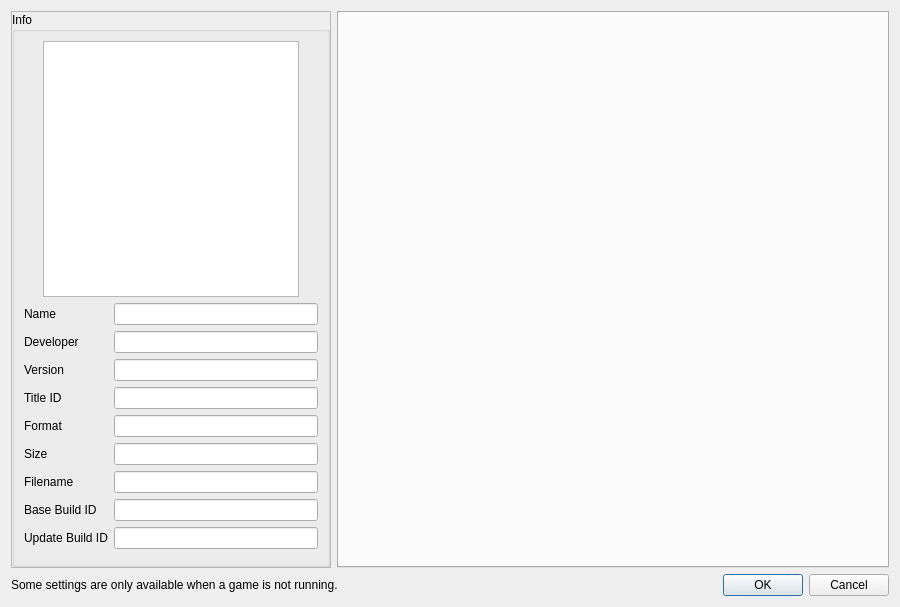
<?xml version="1.0" encoding="UTF-8"?>
<ui version="4.0">
 <class>ConfigurePerGame</class>
 <widget class="QDialog" name="ConfigurePerGame">
  <property name="geometry">
   <rect>
    <x>0</x>
    <y>0</y>
    <width>900</width>
    <height>607</height>
   </rect>
  </property>
  <property name="minimumSize">
   <size>
    <width>900</width>
    <height>0</height>
   </size>
  </property>
  <property name="windowTitle">
   <string>Dialog</string>
  </property>
  <property name="templateStyleSheet" stdset="0">
   <string>QDialog {
    background-color: #2b2b2b;
    color: #ffffff;
    }

    QWidget {
    background-color: #2b2b2b;
    color: #ffffff;
    }

    QStackedWidget {
    background-color: #2b2b2b;
    border: 1px solid #3d3d3d;
    border-radius: 8px;
    margin: 0px;
    padding: 0px;
    }

    QScrollArea {
    background-color: #2b2b2b;
    border: none;
    border-radius: 8px;
    }

    QScrollArea > QWidget > QWidget {
    background-color: #2b2b2b;
    }

    QScrollBar:vertical {
    background-color: #3d3d3d;
    width: 14px;
    border-radius: 7px;
    margin: 2px;
    }

    QScrollBar::handle:vertical {
    background-color: #5d5d5d;
    border-radius: 6px;
    min-height: 30px;
    margin: 1px;
    }

    QScrollBar::handle:vertical:hover {
    background-color: %%ACCENT_COLOR%%;
    }

    QScrollBar::add-line:vertical, QScrollBar::sub-line:vertical {
    border: none;
    background: none;
    height: 0px;
    }

    QScrollBar:horizontal {
    background-color: #3d3d3d;
    height: 14px;
    border-radius: 7px;
    margin: 2px;
    }

    QScrollBar::handle:horizontal {
    background-color: #5d5d5d;
    border-radius: 6px;
    min-width: 30px;
    margin: 1px;
    }

    QScrollBar::handle:horizontal:hover {
    background-color: %%ACCENT_COLOR%%;
    }

    QScrollBar::add-line:horizontal, QScrollBar::sub-line:horizontal {
    border: none;
    background: none;
    width: 0px;
    }

    QPushButton.tabButton {
    background-color: #383838;
    color: #ffffff;
    padding: 10px 14px;
    margin: 2px;
    border-top-left-radius: 8px;
    border-top-right-radius: 8px;
    border-bottom-left-radius: 8px;
    border-bottom-right-radius: 8px;
    min-width: 85px;
    max-width: 160px;
    font-weight: 500;
    border: 1px solid #3d3d3d;
    text-align: center;
    }

    QPushButton.tabButton:checked {
    background-color: %%ACCENT_COLOR%%;
    color: #ffffff;
    font-weight: bold;
    border-color: %%ACCENT_COLOR%%;
    }

    QPushButton.tabButton:hover:!checked {
    background-color: #4d4d4d;
    border-color: #5d5d5d;
    }

    QPushButton.tabButton:pressed {
    background-color: %%ACCENT_COLOR_PRESSED%%;
    }

    QTabWidget {
    background-color: #2b2b2b;
    border: none;
    }

    QTabWidget::pane {
    border: 1px solid #3d3d3d;
    background-color: #2b2b2b;
    border-radius: 8px;
    margin: 0px;
    padding: 0px;
    }

    QTabWidget::tab-bar {
    alignment: left;
    }

    QTabBar {
    background-color: #2b2b2b;
    border: none;
    }

    QTabBar::tab {
    background-color: #383838;
    color: #ffffff;
    padding: 8px 14px;
    margin-right: 2px;
    border-top-left-radius: 8px;
    border-top-right-radius: 8px;
    min-width: 85px;
    font-weight: 500;
    border: 1px solid #3d3d3d;
    border-bottom: none;
    }

    QTabBar::tab:selected {
    background-color: %%ACCENT_COLOR%%;
    color: #ffffff;
    font-weight: bold;
    border-color: %%ACCENT_COLOR%%;
    }

    QTabBar::tab:hover:!selected {
    background-color: #4d4d4d;
    border-color: #5d5d5d;
    }

    QTabBar QToolButton {
    background-color: #383838;
    border: 1px solid #3d3d3d;
    border-radius: 4px;
    padding: 4px;
    margin: 2px;
    }

    QTabBar QToolButton:hover {
    background-color: #4d4d4d;
    border-color: %%ACCENT_COLOR%%;
    }

    QTabBar::scroller {
    width: 30px;
    }

    QGroupBox {
    font-weight: bold;
    border: 1px solid #3d3d3d;
    border-radius: 8px;
    margin-top: 12px;
    padding-top: 12px;
    background-color: #2b2b2b;
    color: #ffffff;
    }

    QGroupBox::title {
    subcontrol-origin: margin;
    left: 12px;
    padding: 0 8px 0 8px;
    color: #ffffff;
    font-weight: bold;
    }

    QCheckBox {
    color: #ffffff;
    spacing: 10px;
    padding: 4px;
    background-color: transparent;
    }

    QCheckBox::indicator {
    width: 18px;
    height: 18px;
    border: 2px solid #5d5d5d;
    border-radius: 4px;
    background-color: #3d3d3d;
    }

    QCheckBox::indicator:checked {
    background-color: %%ACCENT_COLOR%%;
    border-color: %%ACCENT_COLOR%%;
    }

    QCheckBox::indicator:hover {
    border-color: %%ACCENT_COLOR%%;
    }

    QComboBox {
    background-color: #3d3d3d;
    border: 1px solid #5d5d5d;
    border-radius: 6px;
    padding: 8px 12px;
    color: #ffffff;
    min-width: 120px;
    min-height: 28px;
    selection-background-color: %%ACCENT_COLOR%%;
    }

    QComboBox:hover {
    border-color: %%ACCENT_COLOR%%;
    background-color: #404040;
    }

    QComboBox:focus {
    border-color: %%ACCENT_COLOR%%;
    background-color: #404040;
    }

    QComboBox::drop-down {
    border: none;
    width: 25px;
    subcontrol-origin: padding;
    subcontrol-position: top right;
    background-color: transparent;
    }

    QComboBox QAbstractItemView {
    background-color: #3d3d3d;
    border: 1px solid %%ACCENT_COLOR%%;
    selection-background-color: %%ACCENT_COLOR%%;
    color: #ffffff;
    outline: none;
    }

    QComboBox QAbstractItemView::item {
    padding: 8px;
    border: none;
    background-color: transparent;
    }

    QComboBox QAbstractItemView::item:selected {
    background-color: %%ACCENT_COLOR%%;
    color: #ffffff;
    }

    QComboBox QAbstractItemView::item:hover {
    background-color: %%ACCENT_COLOR_HOVER%%;
    color: #ffffff;
    }

    QLineEdit {
    background-color: #3d3d3d;
    border: 1px solid #5d5d5d;
    border-radius: 6px;
    padding: 8px 12px;
    color: #ffffff;
    min-height: 20px;
    selection-background-color: %%ACCENT_COLOR%%;
    }

    QLineEdit:focus {
    border-color: %%ACCENT_COLOR%%;
    background-color: #404040;
    }

    QPushButton {
    background-color: %%ACCENT_COLOR%%;
    color: #ffffff;
    border: none;
    padding: 10px 20px;
    border-radius: 6px;
    font-weight: bold;
    min-height: 20px;
    }

    QPushButton:hover {
    background-color: %%ACCENT_COLOR_HOVER%%;
    }

    QPushButton:pressed {
    background-color: %%ACCENT_COLOR_PRESSED%%;
    }

    QPushButton:disabled {
    background-color: #5d5d5d;
    color: #8d8d8d;
    }

    QToolButton {
    background-color: %%ACCENT_COLOR%%;
    color: #ffffff;
    border: none;
    padding: 8px 12px;
    border-radius: 6px;
    font-weight: bold;
    min-width: 32px;
    min-height: 24px;
    }

    QToolButton:hover {
    background-color: %%ACCENT_COLOR_HOVER%%;
    }

    QToolButton:pressed {
    background-color: %%ACCENT_COLOR_PRESSED%%;
    }

    QLabel {
    color: #ffffff;
    background-color: transparent;
    padding: 2px;
    }

    QListWidget {
    background-color: #3d3d3d;
    border: 1px solid #5d5d5d;
    border-radius: 6px;
    color: #ffffff;
    padding: 4px;
    }

    QListWidget::item {
    padding: 8px;
    border-radius: 4px;
    margin: 1px;
    }

    QListWidget::item:selected {
    background-color: %%ACCENT_COLOR%%;
    color: #ffffff;
    }

    QListWidget::item:hover:!selected {
    background-color: #4d4d4d;
    }

    QSlider::groove:horizontal {
    border: 1px solid #5d5d5d;
    height: 8px;
    background-color: #3d3d3d;
    border-radius: 4px;
    }

    QSlider::handle:horizontal {
    background-color: %%ACCENT_COLOR%%;
    border: 1px solid %%ACCENT_COLOR%%;
    width: 18px;
    margin: -5px 0;
    border-radius: 9px;
    }

    QSlider::handle:horizontal:hover {
    background-color: %%ACCENT_COLOR_HOVER%%;
    }

    QSpinBox, QDoubleSpinBox {
    background-color: #3d3d3d;
    border: 1px solid #5d5d5d;
    border-radius: 6px;
    padding: 6px;
    color: #ffffff;
    min-height: 20px;
    }

    QSpinBox:focus, QDoubleSpinBox:focus {
    border-color: %%ACCENT_COLOR%%;
    background-color: #404040;
    }

    QRadioButton {
    color: #ffffff;
    spacing: 8px;
    padding: 4px;
    }

    QRadioButton::indicator {
    width: 16px;
    height: 16px;
    border: 2px solid #5d5d5d;
    border-radius: 8px;
    background-color: #3d3d3d;
    }

    QRadioButton::indicator:checked {
    background-color: %%ACCENT_COLOR%%;
    border-color: %%ACCENT_COLOR%%;
    }

    QRadioButton::indicator:hover {
    border-color: %%ACCENT_COLOR%%;
    }
   </string>
  </property>
  <layout class="QVBoxLayout" name="verticalLayout_3">
   <item>
    <layout class="QHBoxLayout" name="horizontalLayout">
     <item>
      <widget class="QScrollArea" name="scrollArea">
       <property name="sizePolicy">
        <sizepolicy hsizetype="Maximum" vsizetype="Expanding">
         <horstretch>0</horstretch>
         <verstretch>0</verstretch>
        </sizepolicy>
       </property>
       <property name="minimumSize">
        <size>
         <width>320</width>
         <height>0</height>
        </size>
       </property>
       <property name="horizontalScrollBarPolicy">
        <enum>Qt::ScrollBarAlwaysOff</enum>
       </property>
       <property name="widgetResizable">
        <bool>true</bool>
       </property>
       <widget class="QWidget" name="scrollAreaWidgetContents">
        <property name="geometry">
         <rect>
          <x>0</x>
          <y>0</y>
          <width>318</width>
          <height>538</height>
         </rect>
        </property>
        <layout class="QVBoxLayout" name="verticalLayout_5">
         <property name="leftMargin">
          <number>0</number>
         </property>
         <property name="topMargin">
          <number>0</number>
         </property>
         <property name="rightMargin">
          <number>0</number>
         </property>
         <property name="bottomMargin">
          <number>0</number>
         </property>
         <item>
          <widget class="QGroupBox" name="groupBox">
           <property name="title">
            <string>Info</string>
           </property>
           <layout class="QVBoxLayout" name="verticalLayout">
            <item alignment="Qt::AlignHCenter">
             <widget class="QGraphicsView" name="icon_view">
              <property name="sizePolicy">
               <sizepolicy hsizetype="Maximum" vsizetype="Maximum">
                <horstretch>0</horstretch>
                <verstretch>0</verstretch>
               </sizepolicy>
              </property>
              <property name="minimumSize">
               <size>
                <width>256</width>
                <height>256</height>
               </size>
              </property>
              <property name="maximumSize">
               <size>
                <width>256</width>
                <height>256</height>
               </size>
              </property>
              <property name="verticalScrollBarPolicy">
               <enum>Qt::ScrollBarAlwaysOff</enum>
              </property>
              <property name="horizontalScrollBarPolicy">
               <enum>Qt::ScrollBarAlwaysOff</enum>
              </property>
              <property name="interactive">
               <bool>false</bool>
              </property>
             </widget>
            </item>
            <item>
             <layout class="QGridLayout" name="gridLayout_2">
              <item row="6" column="1">
               <widget class="QLineEdit" name="display_size">
                <property name="enabled">
                 <bool>true</bool>
                </property>
                <property name="readOnly">
                 <bool>true</bool>
                </property>
               </widget>
              </item>
              <item row="3" column="1">
               <widget class="QLineEdit" name="display_version">
                <property name="enabled">
                 <bool>true</bool>
                </property>
                <property name="readOnly">
                 <bool>true</bool>
                </property>
               </widget>
              </item>
              <item row="1" column="0">
               <widget class="QLabel" name="label">
                <property name="text">
                 <string>Name</string>
                </property>
               </widget>
              </item>
              <item row="4" column="0">
               <widget class="QLabel" name="label_4">
                <property name="text">
                 <string>Title ID</string>
                </property>
               </widget>
              </item>
              <item row="4" column="1">
               <widget class="QLineEdit" name="display_title_id">
                <property name="enabled">
                 <bool>true</bool>
                </property>
                <property name="readOnly">
                 <bool>true</bool>
                </property>
               </widget>
              </item>
              <item row="7" column="1">
               <widget class="QLineEdit" name="display_filename">
                <property name="enabled">
                 <bool>true</bool>
                </property>
                <property name="readOnly">
                 <bool>true</bool>
                </property>
               </widget>
              </item>
              <item row="5" column="1">
               <widget class="QLineEdit" name="display_format">
                <property name="enabled">
                 <bool>true</bool>
                </property>
                <property name="readOnly">
                 <bool>true</bool>
                </property>
               </widget>
              </item>
              <item row="7" column="0">
               <widget class="QLabel" name="label_7">
                <property name="text">
                 <string>Filename</string>
                </property>
               </widget>
              </item>
              <item row="1" column="1">
               <widget class="QLineEdit" name="display_name">
                <property name="enabled">
                 <bool>true</bool>
                </property>
                <property name="readOnly">
                 <bool>true</bool>
                </property>
               </widget>
              </item>
              <item row="2" column="1">
               <widget class="QLineEdit" name="display_developer">
                <property name="enabled">
                 <bool>true</bool>
                </property>
                <property name="readOnly">
                 <bool>true</bool>
                </property>
               </widget>
              </item>
              <item row="5" column="0">
               <widget class="QLabel" name="label_5">
                <property name="text">
                 <string>Format</string>
                </property>
               </widget>
              </item>
              <item row="3" column="0">
               <widget class="QLabel" name="label_3">
                <property name="text">
                 <string>Version</string>
                </property>
               </widget>
              </item>
              <item row="6" column="0">
               <widget class="QLabel" name="label_6">
                <property name="text">
                 <string>Size</string>
                </property>
               </widget>
              </item>
              <item row="2" column="0">
               <widget class="QLabel" name="label_2">
                <property name="text">
                 <string>Developer</string>
                </property>
               </widget>
              </item>
              <item row="8" column="0">
               <widget class="QLabel" name="label_build_id">
                <property name="text">
                 <string>Base Build ID</string>
                </property>
               </widget>
              </item>
              <item row="8" column="1">
               <widget class="QLineEdit" name="display_build_id">
                <property name="enabled">
                 <bool>true</bool>
                </property>
                <property name="readOnly">
                 <bool>true</bool>
                </property>
               </widget>
              </item>
              <item row="9" column="0">
               <widget class="QLabel" name="label_update_build_id">
                <property name="text">
                 <string>Update Build ID</string>
                </property>
               </widget>
              </item>
              <item row="9" column="1">
               <widget class="QLineEdit" name="display_update_build_id">
                <property name="enabled">
                 <bool>true</bool>
                </property>
                <property name="readOnly">
                 <bool>true</bool>
                </property>
               </widget>
              </item>
             </layout>
            </item>
            <item>
             <spacer name="verticalSpacer">
              <property name="orientation">
               <enum>Qt::Vertical</enum>
              </property>
              <property name="sizeHint" stdset="0">
               <size>
                <width>20</width>
                <height>40</height>
               </size>
              </property>
             </spacer>
            </item>
           </layout>
          </widget>
         </item>
        </layout>
       </widget>
      </widget>
     </item>
     <item>
      <layout class="QVBoxLayout" name="VerticalLayout">
       <item>
        <layout class="QVBoxLayout" name="verticalLayout_2"/>
       </item>
       <item>
        <widget class="QTabWidget" name="tabWidget">
         <property name="enabled">
          <bool>true</bool>
         </property>
         <property name="sizePolicy">
          <sizepolicy hsizetype="Expanding" vsizetype="Expanding">
           <horstretch>0</horstretch>
           <verstretch>0</verstretch>
          </sizepolicy>
         </property>
         <property name="currentIndex">
          <number>-1</number>
         </property>
         <property name="usesScrollButtons">
          <bool>true</bool>
         </property>
         <property name="documentMode">
          <bool>false</bool>
         </property>
         <property name="tabsClosable">
          <bool>false</bool>
         </property>
        </widget>
       </item>
      </layout>
     </item>
    </layout>
   </item>
   <item>
    <layout class="QHBoxLayout" name="horizontalLayout_2">
     <item>
      <widget class="QLabel" name="label_8">
       <property name="text">
        <string>Some settings are only available when a game is not running.</string>
       </property>
      </widget>
     </item>
     <item>
      <widget class="QDialogButtonBox" name="buttonBox">
       <property name="sizePolicy">
        <sizepolicy hsizetype="Preferred" vsizetype="Preferred">
         <horstretch>0</horstretch>
         <verstretch>0</verstretch>
        </sizepolicy>
       </property>
       <property name="orientation">
        <enum>Qt::Horizontal</enum>
       </property>
       <property name="standardButtons">
        <set>QDialogButtonBox::Cancel|QDialogButtonBox::Ok</set>
       </property>
      </widget>
     </item>
    </layout>
   </item>
  </layout>
 </widget>
 <resources/>
 <connections>
  <connection>
   <sender>buttonBox</sender>
   <signal>accepted()</signal>
   <receiver>ConfigurePerGame</receiver>
   <slot>accept()</slot>
   <hints>
    <hint type="sourcelabel">
     <x>20</x>
     <y>20</y>
    </hint>
    <hint type="destinationlabel">
     <x>20</x>
     <y>20</y>
    </hint>
   </hints>
  </connection>
  <connection>
   <sender>buttonBox</sender>
   <signal>rejected()</signal>
   <receiver>ConfigurePerGame</receiver>
   <slot>reject()</slot>
   <hints>
    <hint type="sourcelabel">
     <x>20</x>
     <y>20</y>
    </hint>
    <hint type="destinationlabel">
     <x>20</x>
     <y>20</y>
    </hint>
   </hints>
  </connection>
 </connections>
</ui>
